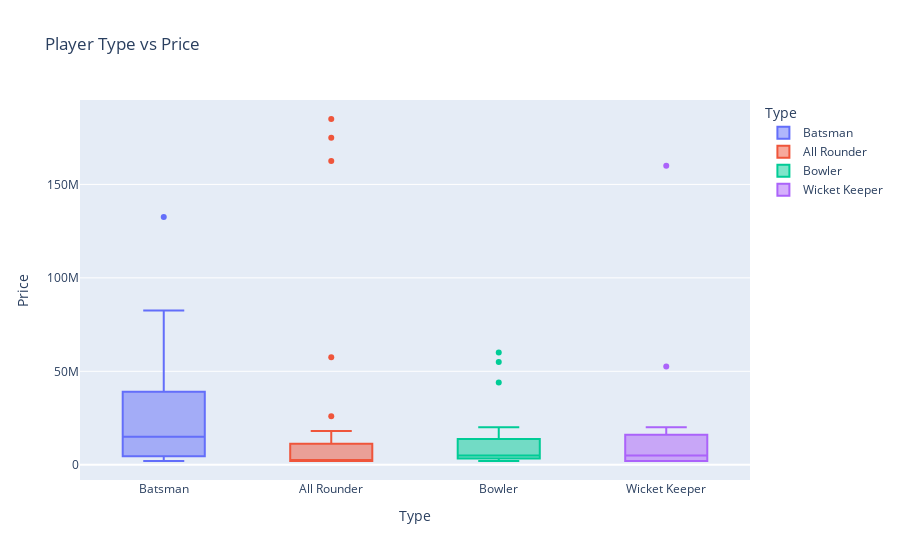

The notebook cell this image was saved under:
### Code cell
fig = px.box(
            auc23, 
            y='Price', 
            x='Type', 
            color='Type',
            title = 'Player Type vs Price'
        )
fig.show()

### Figure 1 — Plotly figure (JSON) as saved in the notebook; plotly's stock layout.template omitted (floating-point values rounded to 4 significant figures)
{"data": [{"alignmentgroup": "True", "hovertemplate": "Type=%{x}<br>Price=%{y}<extra></extra>", "legendgroup": "Batsman", "marker": {"color": "#636efa"}, "name": "Batsman", "notched": false, "offsetgroup": "Batsman", "orientation": "v", "showlegend": true, "type": "box", "x": ["Batsman", "Batsman", "Batsman", "Batsman", "Batsman", "Batsman", "Batsman", "Batsman", "Batsman", "Batsman", "Batsman", "Batsman"], "x0": " ", "xaxis": "x", "y": [5000000, 2000000, 46000000, 24000000, 20000000, 5000000, 4000000, 10000000, 32000000, 132500000, 2000000, 82500000], "y0": " ", "yaxis": "y"}, {"alignmentgroup": "True", "hovertemplate": "Type=%{x}<br>Price=%{y}<extra></extra>", "legendgroup": "All Rounder", "marker": {"color": "#EF553B"}, "name": "All Rounder", "notched": false, "offsetgroup": "All Rounder", "orientation": "v", "showlegend": true, "type": "box", "x": ["All Rounder", "All Rounder", "All Rounder", "All Rounder", "All Rounder", "All Rounder", "All Rounder", "All Rounder", "All Rounder", "All Rounder", "All Rounder", "All Rounder", "All Rounder", "All Rounder", "All Rounder", "All Rounder", "All Rounder", "All Rounder", "All Rounder", "All Rounder", "All Rounder", "All Rounder", "All Rounder", "All Rounder", "All Rounder", "All Rounder", "All Rounder", "All Rounder", "All Rounder"], "x0": " ", "xaxis": "x", "y": [2000000, 2000000, 6000000, 162500000, 5000000, 15000000, 10000000, 5000000, 7500000, 2000000, 2000000, 2000000, 2000000, 175000000, 2000000, 2000000, 2000000, 2000000, 185000000, 5000000, 57500000, 2000000, 2000000, 2000000, 2000000, 2000000, 26000000, 2000000, 18000000], "y0": " ", "yaxis": "y"}, {"alignmentgroup": "True", "hovertemplate": "Type=%{x}<br>Price=%{y}<extra></extra>", "legendgroup": "Bowler", "marker": {"color": "#00cc96"}, "name": "Bowler", "notched": false, "offsetgroup": "Bowler", "orientation": "v", "showlegend": true, "type": "box", "x": ["Bowler", "Bowler", "Bowler", "Bowler", "Bowler", "Bowler", "Bowler", "Bowler", "Bowler", "Bowler", "Bowler", "Bowler", "Bowler", "Bowler", "Bowler", "Bowler", "Bowler", "Bowler", "Bowler", "Bowler", "Bowler", "Bowler", "Bowler", "Bowler", "Bowler", "Bowler", "Bowler"], "x0": " ", "xaxis": "x", "y": [10000000, 5000000, 55000000, 60000000, 5000000, 44000000, 2000000, 6000000, 2000000, 5000000, 4500000, 5000000, 5000000, 15000000, 2000000, 5000000, 2000000, 15000000, 2000000, 3000000, 2000000, 6000000, 19000000, 7000000, 10000000, 5000000, 20000000], "y0": " ", "yaxis": "y"}, {"alignmentgroup": "True", "hovertemplate": "Type=%{x}<br>Price=%{y}<extra></extra>", "legendgroup": "Wicket Keeper", "marker": {"color": "#ab63fa"}, "name": "Wicket Keeper", "notched": false, "offsetgroup": "Wicket Keeper", "orientation": "v", "showlegend": true, "type": "box", "x": ["Wicket Keeper", "Wicket Keeper", "Wicket Keeper", "Wicket Keeper", "Wicket Keeper", "Wicket Keeper", "Wicket Keeper", "Wicket Keeper", "Wicket Keeper", "Wicket Keeper", "Wicket Keeper", "Wicket Keeper"], "x0": " ", "xaxis": "x", "y": [20000000, 12000000, 2000000, 9000000, 5000000, 160000000, 2000000, 5000000, 2000000, 52500000, 2500000, 2000000], "y0": " ", "yaxis": "y"}], "layout": {"boxmode": "overlay", "legend": {"title": {"text": "Type"}, "tracegroupgap": 0}, "title": {"text": "Player Type vs Price"}, "xaxis": {"anchor": "y", "categoryarray": ["Batsman", "All Rounder", "Bowler", "Wicket Keeper"], "categoryorder": "array", "domain": [0, 1], "title": {"text": "Type"}}, "yaxis": {"anchor": "x", "domain": [0, 1], "title": {"text": "Price"}}}}
